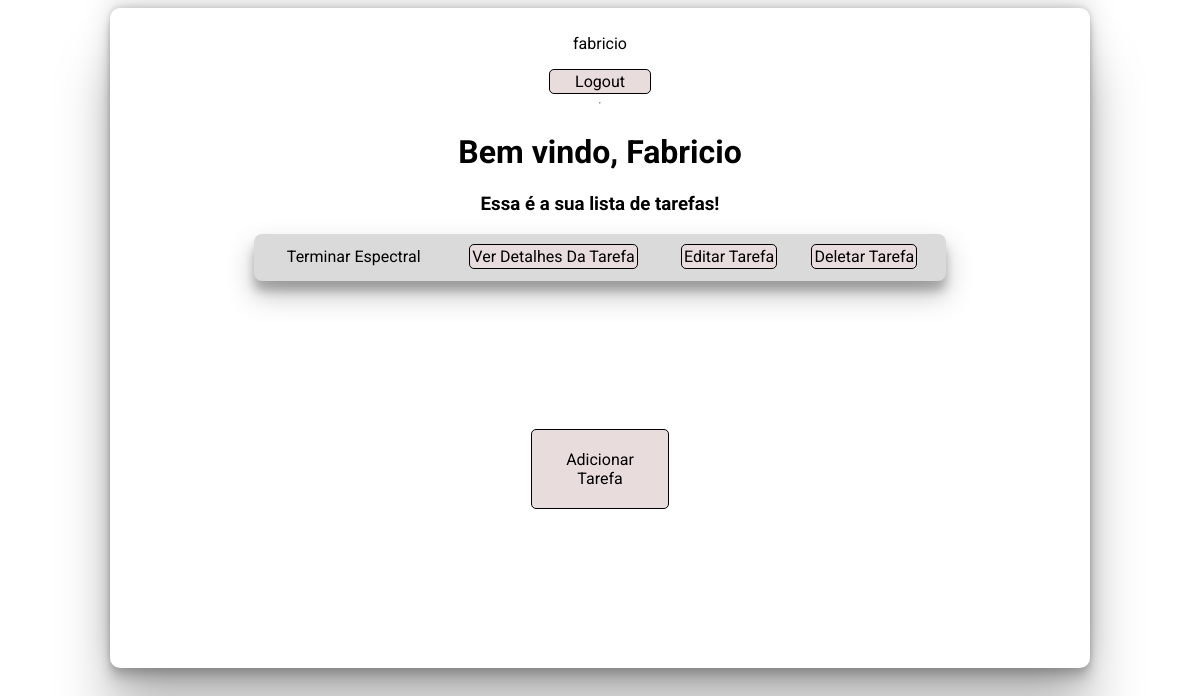
Page / (signed in) on the earlier database version.
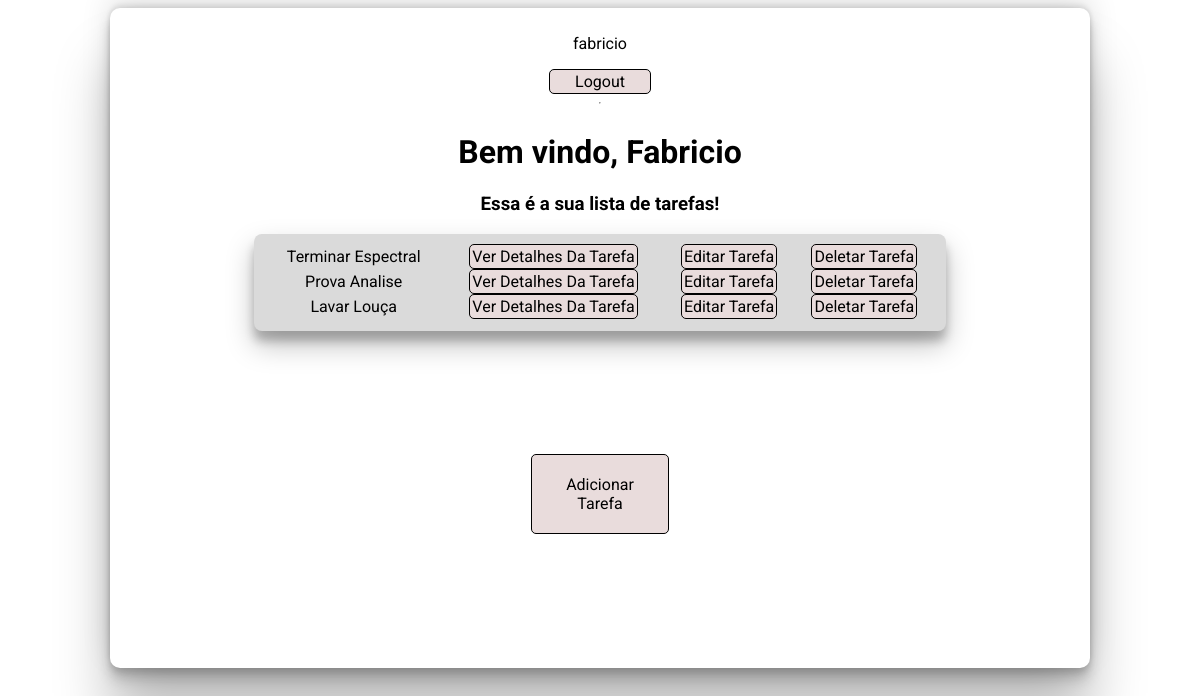
Same page on the later database version.
### base/models.py (models this page shows, shortened)
class Task(models.Model):
    user = models.ForeignKey(User, on_delete=models.CASCADE, null = True, blank = True)
    title = models.CharField(max_length= 200)
    description = models.TextField(null = True, blank = True)
    priority = models.CharField(max_length = 200)
    complete = models.BooleanField(default = False)
    create =  models.DateTimeField(auto_now_add=True)
    class Meta:
        ordering = ['complete']

### base/views.py (the view)
class TaskList(LoginRequiredMixin, ListView):
    model = Task
    context_object_name = 'tarefas'
    def get_context_data(self, **kwargs):
        context = super().get_context_data(**kwargs)
        context['tarefas'] = context['tarefas'].filter(user=self.request.user)
        context['count'] = context['tarefas'].filter(complete=False).count()
        return context

### base/templates/base/task_list.html
{%extends 'base/main.html'%}
{%block content%}
{% if request.user.is_authenticated %}
    <p>{{request.user}}</p>
    <a href = "{% url 'logout' %}">Logout</a>
{% else %}
    <a href = "{% url 'login' %}">Login</a>
{% endif %}
<hr>
<div class = 'header'>
<h1> Bem vindo, {{request.user|title}}</h1>
<h3> Essa é a sua lista de tarefas!</h3>
</div>
<div class = 'tarefas'>
    <table>
        {% for task in tarefas %}
        <tr class = 'linhaTarefa'>
            <td>{{task.title}}</td>
            <td><a href = "{%url 'tarefa' task.id %}">Ver detalhes da tarefa</a></td>
            <td><a href = "{%url 'editar-tarefa' task.id %}">Editar tarefa</a></td>
            <td><a href = "{%url 'deletar-tarefa'  task.id%}">Deletar tarefa</a></td>
        <tr>
        {% empty %}
            <h3>Sem nenhum a fazer!</h3>
        {% endfor %}
    </table>
</div>
<a href="{% url 'criar-tarefa' %}" id = "buttonAdicionar">Adicionar Tarefa</a>
{%endblock content%}

Differences in the rows shown:
added Task: title "Prova Analise"
added Task: title "Lavar Louça"
